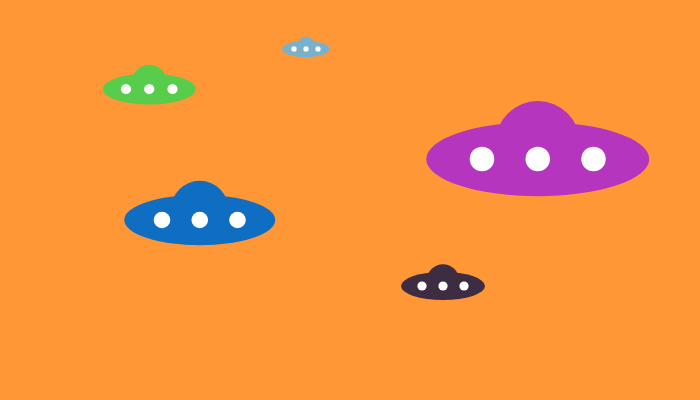
Frame 1 (no input)
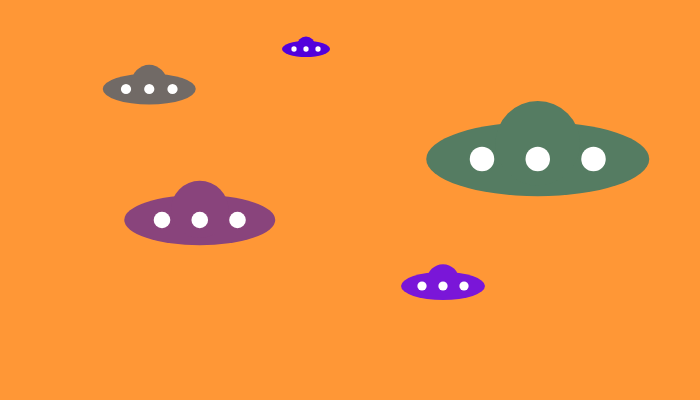
Frame 60 (no input)
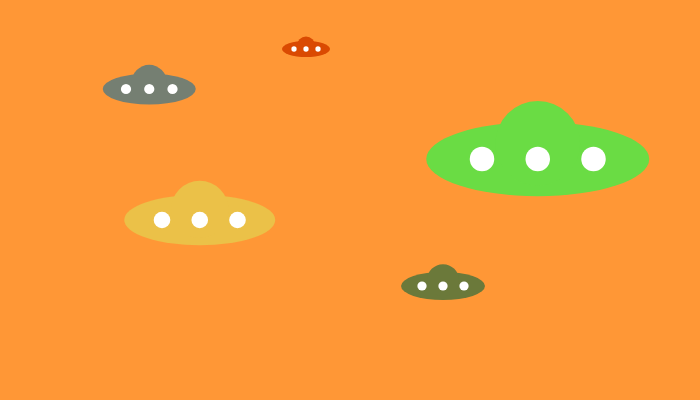
Frame 120 (the mouse pressed at the canvas centre since frame 60)

The p5.js sketch that drew these frames (run headless with seeded random() and noise() and a simulated clock; from frame 60 on, the mouse is pressed at the canvas centre):

// p5.js sketch
// ── sketch.js

function setup() {
  createCanvas(700, 400);
  frameRate(30);
}

function draw() {
  background(255, 151, 54);
  spaceShip(482, 159, 223, random(255), random(255), random(255));
  spaceShip(126, 89, 93, random(255), random(255), random(255));
  spaceShip(422, 286, 84, random(255), random(255), random(255));
  spaceShip(294, 49, 48, random(255), random(255), random(255));
  spaceShip(162, 220, 151, random(255), random(255), random(255));
}

function spaceShip(x, y, size, r, g, b, i) {
  noStroke();
  fill(r, g, b);
  //body
  ellipse(x + size*1/4, y, size, size/3);
  //hublot
  ellipse(x + size*1/4, y-size*0.07, size*0.38, size*0.38);
  fill(255);
  //windows
    ellipse(x, y, size*0.11, size*0.11);
    ellipse(x+size*1/4, y, size*0.11, size*0.11);
    ellipse(x+size*1/2, y, size*0.11, size*0.11);
}
